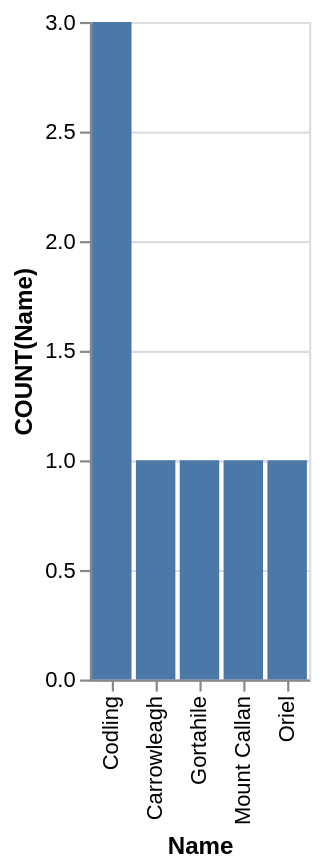

The Vega-Lite source for this figure:
### Vega-Lite specification from a JSON file in a GitHub repository (floating-point values rounded to 4 significant figures)
{"data": {"values": [{"x_data": "Carrowleagh", "y_data": 1}, {"x_data": "Codling", "y_data": 3}, {"x_data": "Gortahile", "y_data": 1}, {"x_data": "Mount Callan", "y_data": 1}, {"x_data": "Oriel", "y_data": 1}]}, "mark": "bar", "encoding": {"x": {"field": "x_data", "type": "nominal", "title": "Name", "sort": {"op": "sum", "field": "y_data", "order": "descending"}}, "y": {"field": "y_data", "type": "quantitative", "title": "COUNT(Name)"}}}
